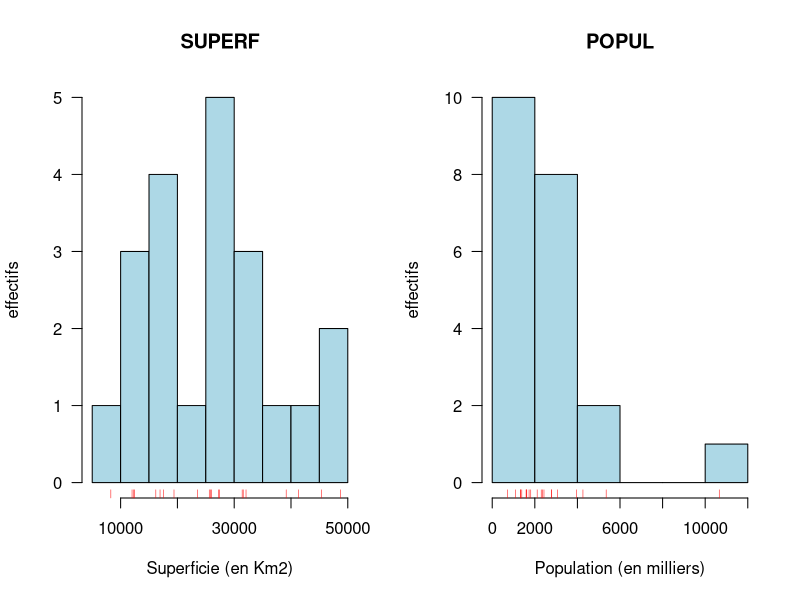
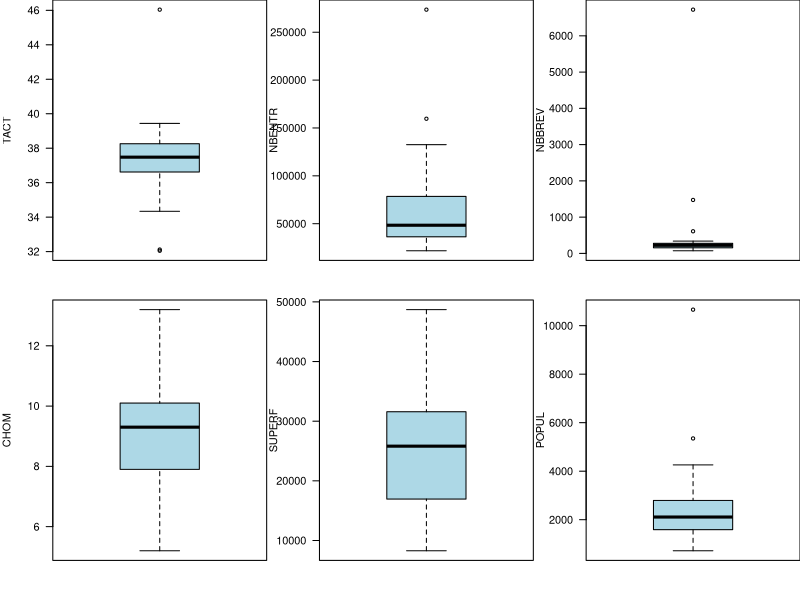
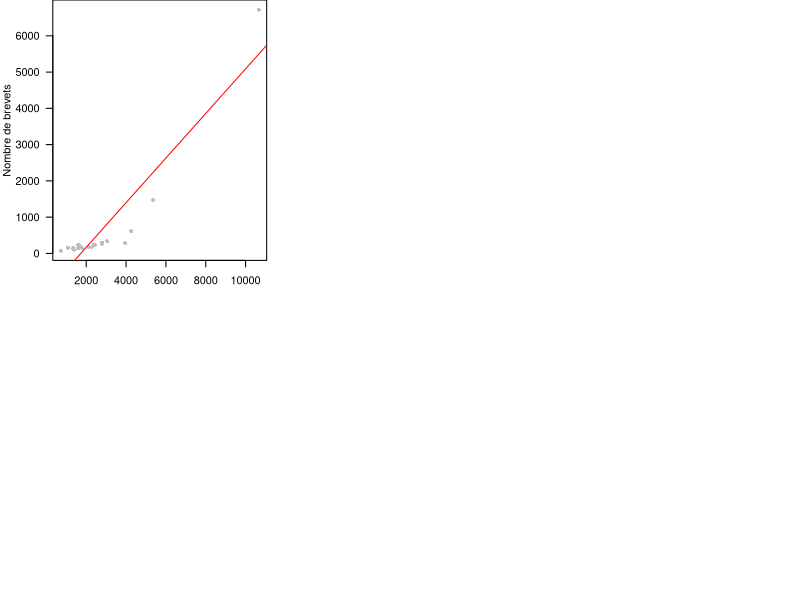
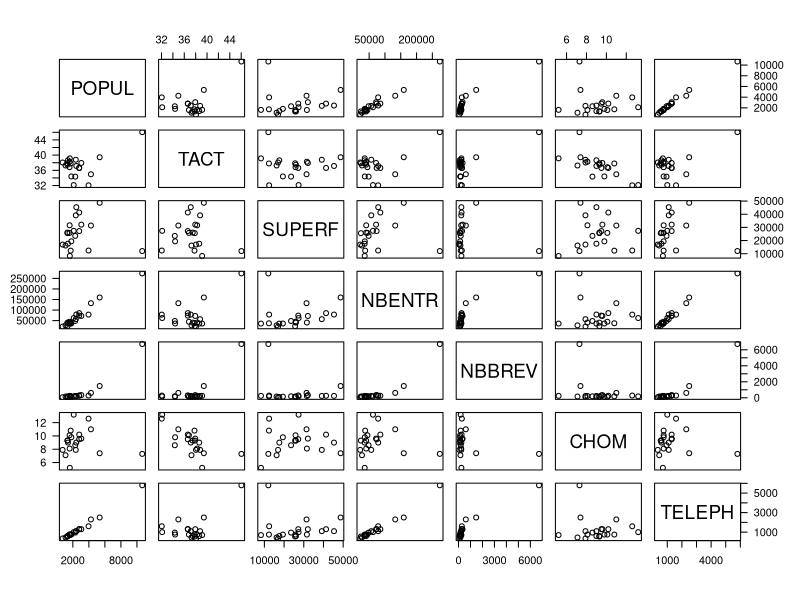
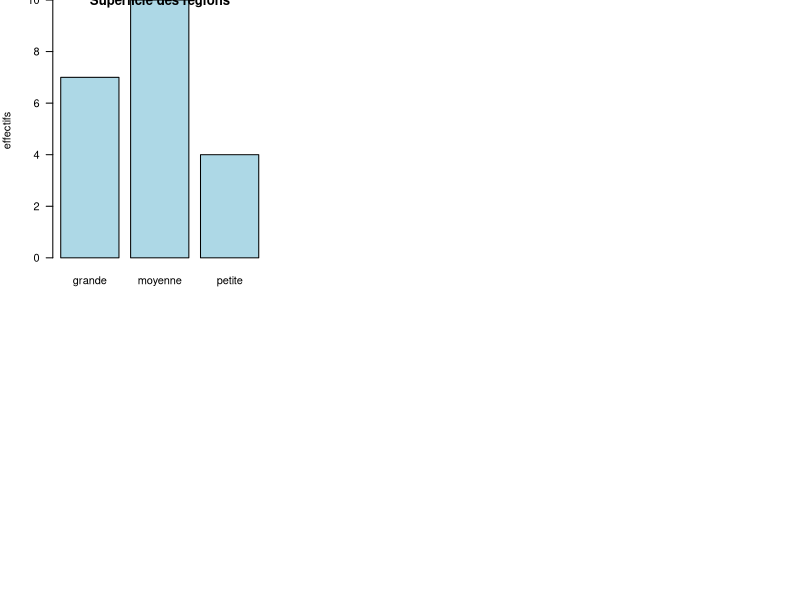

The R source for these figures, in order:
## ---- chunk 1
regions <- read.table("data/regions.txt", header = TRUE)
## ---- chunk 2
str(regions)
## ---- chunk 3
dim(regions)
## ---- chunk 4
head(regions, 5)
## ---- chunk 5
regions[1:5, ]
## ---- chunk 6
names(regions)
## ---- chunk 7
regions$POPUL
## ---- chunk 8
mean(regions$NBBREV)
## ---- chunk 9
max(regions$NBBREV)
min(regions$NBBREV)
## ---- chunk 10
median(regions$NBBREV)
quantile(regions$NBBREV, 0.5)
## ---- chunk 11
var(regions$NBBREV)
sd(regions$NBBREV)
## ---- chunk 12
sapply(regions[, 3:ncol(regions)], max)
## ---- chunk 13
regions$quali <- "moyenne"
regions$quali[regions$SUPERF < 15000] <- "petite"
regions$quali[regions$SUPERF >= 30000] <- "grande"
## ---- chunk 14
tab <- table(regions$quali)
tab
## ---- chunk 15
round(prop.table(tab), digits = 3)
## ---- chunk 16
regions$quali <- factor(regions$quali, levels = c("petite", "moyenne", "grande"))
## ---- chunk 17
summary(regions)
## ---- chunk 18
cor(regions[, 3:9])
## ---- chunk 19
par(mfrow = c(1, 2), # permet de représenter deux histogrammes dans 1 figure
  las = 1)         # l'échelle des ordonnées est écrit horizontalement
hist(regions$SUPERF, 
     col = "lightblue",   # couleur de l'histogramme
     main = "SUPERF",     # titre
     xlab = "Superficie (en Km2)",  # légende sur l'axe des abscisses
     ylab = "effectifs") # légende sur l'axe des oronnées
rug(regions$SUPERF, col = "red") # représente les observations sur l'axe x

hist(regions$POPUL, 
     col = "lightblue",   
     main = "POPUL",     
     xlab = "Population (en milliers)",ylab= "effectifs")
rug(regions$POPUL, col = "red")
## ---- chunk 20
par(mfrow = c(2, 3),  # Permet de représenter 6 boxplots dans 1 figure
    mar = c(3, 4, 0, 0), las = 1)  # Gère les marges et l'orientation des labels

# Création des boxplots avec des couleurs différentes pour chaque variable
boxplot(regions$TACT, ylab = "TACT", col = "lightblue")  
boxplot(regions$NBENTR, ylab = "NBENTR", col = "lightblue")   
boxplot(regions$NBBREV, ylab = "NBBREV", col = "lightblue")   
boxplot(regions$CHOM, ylab = "CHOM", col = "lightblue")   
boxplot(regions$SUPERF, ylab = "SUPERF", col = "lightblue")   
boxplot(regions$POPUL, ylab = "POPUL", col = "lightblue")
## ---- chunk 21
plot(NBBREV ~ POPUL, # syntaxe de type formule y ~ x
     data = regions,
     pch = 16, # type de points
     cex = 0.8, # taille des points
     col = "grey", # couleur des points
     xlab = "Population (en milliers)",
     ylab = "Nombre de brevets"
     )
abline(lm(NBBREV ~ POPUL, data = regions), col = "red") # droite de régression linéaire
## ---- chunk 22
pairs(regions[, 3:9])
## ---- chunk 23
par(las = 1)
barplot(tab, main = "Superficie des régions",
        ylab = "effectifs", col = "lightblue")
